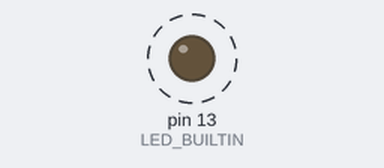
Recording of a sketch running on a simulated Arduino Uno, built with avr-gcc and run on an emulated ATmega328P. On the bench: output pins drawn as LEDs (lit = HIGH). Dashed ring = blinking.

Above: at 0.6 s.
Timing chart, 0 to 3.0 s (numbered marks = the images above):
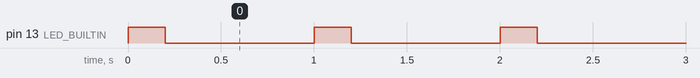

Measured:
- by itself, pin 13 (LED_BUILTIN): alternates HIGH for 0.20 s and LOW for 0.80 s

The sketch:

blink.ino
```cpp
// Task 1.1: Blink with modified delays (on-board LED "L" = pin 13).
const int ON_MS  = 200;   // LED on
const int OFF_MS = 800;   // LED off

void setup() {
  pinMode(LED_BUILTIN, OUTPUT);
}

void loop() {
  digitalWrite(LED_BUILTIN, HIGH);
  delay(ON_MS);
  digitalWrite(LED_BUILTIN, LOW);
  delay(OFF_MS);
}
```
